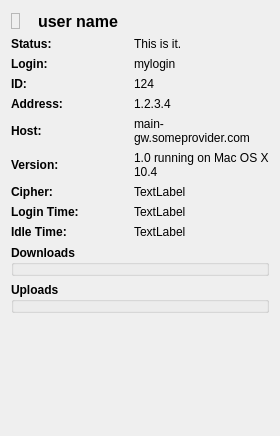
<?xml version="1.0" encoding="UTF-8"?>
<ui version="4.0">
 <class>QwcUserInfoWidget</class>
 <widget class="QWidget" name="QwcUserInfoWidget">
  <property name="geometry">
   <rect>
    <x>0</x>
    <y>0</y>
    <width>280</width>
    <height>436</height>
   </rect>
  </property>
  <property name="windowTitle">
   <string>User Information</string>
  </property>
  <layout class="QVBoxLayout" name="verticalLayout">
   <item>
    <layout class="QHBoxLayout" name="horizontalLayout">
     <item>
      <widget class="QLabel" name="fIcon">
       <property name="sizePolicy">
        <sizepolicy hsizetype="Maximum" vsizetype="Maximum">
         <horstretch>0</horstretch>
         <verstretch>0</verstretch>
        </sizepolicy>
       </property>
       <property name="frameShape">
        <enum>QFrame::StyledPanel</enum>
       </property>
       <property name="frameShadow">
        <enum>QFrame::Raised</enum>
       </property>
       <property name="text">
        <string/>
       </property>
       <property name="pixmap">
        <pixmap/>
       </property>
       <property name="scaledContents">
        <bool>false</bool>
       </property>
       <property name="margin">
        <number>1</number>
       </property>
      </widget>
     </item>
     <item>
      <spacer name="horizontalSpacer">
       <property name="orientation">
        <enum>Qt::Horizontal</enum>
       </property>
       <property name="sizeType">
        <enum>QSizePolicy::Fixed</enum>
       </property>
       <property name="sizeHint" stdset="0">
        <size>
         <width>12</width>
         <height>20</height>
        </size>
       </property>
      </spacer>
     </item>
     <item>
      <widget class="QLabel" name="fNick">
       <property name="font">
        <font>
         <pointsize>12</pointsize>
         <weight>75</weight>
         <bold>true</bold>
        </font>
       </property>
       <property name="text">
        <string>user name</string>
       </property>
      </widget>
     </item>
    </layout>
   </item>
   <item>
    <layout class="QGridLayout" name="gridLayout">
     <item row="0" column="0">
      <widget class="QLabel" name="label">
       <property name="font">
        <font>
         <weight>75</weight>
         <bold>true</bold>
        </font>
       </property>
       <property name="text">
        <string>Status:</string>
       </property>
      </widget>
     </item>
     <item row="0" column="1">
      <widget class="QLabel" name="fStatus">
       <property name="text">
        <string>This is it.</string>
       </property>
       <property name="wordWrap">
        <bool>true</bool>
       </property>
      </widget>
     </item>
     <item row="1" column="0">
      <widget class="QLabel" name="label_2">
       <property name="font">
        <font>
         <weight>75</weight>
         <bold>true</bold>
        </font>
       </property>
       <property name="text">
        <string>Login:</string>
       </property>
      </widget>
     </item>
     <item row="1" column="1">
      <widget class="QLabel" name="fLogin">
       <property name="text">
        <string>mylogin</string>
       </property>
       <property name="wordWrap">
        <bool>true</bool>
       </property>
      </widget>
     </item>
     <item row="2" column="0">
      <widget class="QLabel" name="label_3">
       <property name="font">
        <font>
         <weight>75</weight>
         <bold>true</bold>
        </font>
       </property>
       <property name="text">
        <string>ID:</string>
       </property>
      </widget>
     </item>
     <item row="2" column="1">
      <widget class="QLabel" name="fID">
       <property name="text">
        <string>124</string>
       </property>
       <property name="wordWrap">
        <bool>true</bool>
       </property>
      </widget>
     </item>
     <item row="3" column="0">
      <widget class="QLabel" name="label_4">
       <property name="font">
        <font>
         <weight>75</weight>
         <bold>true</bold>
        </font>
       </property>
       <property name="text">
        <string>Address:</string>
       </property>
      </widget>
     </item>
     <item row="3" column="1">
      <widget class="QLabel" name="fAddress">
       <property name="text">
        <string>1.2.3.4</string>
       </property>
       <property name="wordWrap">
        <bool>true</bool>
       </property>
      </widget>
     </item>
     <item row="4" column="0">
      <widget class="QLabel" name="label_5">
       <property name="font">
        <font>
         <weight>75</weight>
         <bold>true</bold>
        </font>
       </property>
       <property name="text">
        <string>Host:</string>
       </property>
      </widget>
     </item>
     <item row="4" column="1">
      <widget class="QLabel" name="fHost">
       <property name="text">
        <string>main-gw.someprovider.com</string>
       </property>
       <property name="wordWrap">
        <bool>true</bool>
       </property>
      </widget>
     </item>
     <item row="5" column="0">
      <widget class="QLabel" name="label_6">
       <property name="font">
        <font>
         <weight>75</weight>
         <bold>true</bold>
        </font>
       </property>
       <property name="text">
        <string>Version:</string>
       </property>
      </widget>
     </item>
     <item row="5" column="1">
      <widget class="QLabel" name="fVersion">
       <property name="text">
        <string>1.0 running on Mac OS X 10.4</string>
       </property>
       <property name="wordWrap">
        <bool>true</bool>
       </property>
      </widget>
     </item>
     <item row="6" column="0">
      <widget class="QLabel" name="label_7">
       <property name="font">
        <font>
         <weight>75</weight>
         <bold>true</bold>
        </font>
       </property>
       <property name="text">
        <string>Cipher:</string>
       </property>
      </widget>
     </item>
     <item row="6" column="1">
      <widget class="QLabel" name="fCipher">
       <property name="text">
        <string>TextLabel</string>
       </property>
       <property name="wordWrap">
        <bool>true</bool>
       </property>
      </widget>
     </item>
     <item row="7" column="0">
      <widget class="QLabel" name="label_8">
       <property name="font">
        <font>
         <weight>75</weight>
         <bold>true</bold>
        </font>
       </property>
       <property name="text">
        <string>Login Time:</string>
       </property>
      </widget>
     </item>
     <item row="7" column="1">
      <widget class="QLabel" name="fLoginTime">
       <property name="text">
        <string>TextLabel</string>
       </property>
       <property name="wordWrap">
        <bool>true</bool>
       </property>
      </widget>
     </item>
     <item row="8" column="0">
      <widget class="QLabel" name="label_9">
       <property name="font">
        <font>
         <weight>75</weight>
         <bold>true</bold>
        </font>
       </property>
       <property name="text">
        <string>Idle Time:</string>
       </property>
      </widget>
     </item>
     <item row="8" column="1">
      <widget class="QLabel" name="fIdleTime">
       <property name="text">
        <string>TextLabel</string>
       </property>
       <property name="wordWrap">
        <bool>true</bool>
       </property>
      </widget>
     </item>
    </layout>
   </item>
   <item>
    <widget class="QGroupBox" name="fGroupDownloads">
     <property name="font">
      <font>
       <weight>75</weight>
       <bold>true</bold>
      </font>
     </property>
     <property name="title">
      <string>Downloads</string>
     </property>
     <widget class="QGroupBox" name="fGroupDownloads_2">
      <property name="geometry">
       <rect>
        <x>19</x>
        <y>269</y>
        <width>302</width>
        <height>18</height>
       </rect>
      </property>
      <property name="font">
       <font>
        <weight>75</weight>
        <bold>true</bold>
       </font>
      </property>
      <property name="title">
       <string>Downloads</string>
      </property>
     </widget>
    </widget>
   </item>
   <item>
    <widget class="QGroupBox" name="fGroupUploads">
     <property name="font">
      <font>
       <weight>75</weight>
       <bold>true</bold>
      </font>
     </property>
     <property name="title">
      <string>Uploads</string>
     </property>
    </widget>
   </item>
   <item>
    <spacer name="verticalSpacer">
     <property name="orientation">
      <enum>Qt::Vertical</enum>
     </property>
     <property name="sizeHint" stdset="0">
      <size>
       <width>20</width>
       <height>40</height>
      </size>
     </property>
    </spacer>
   </item>
  </layout>
 </widget>
 <resources/>
 <connections/>
</ui>
